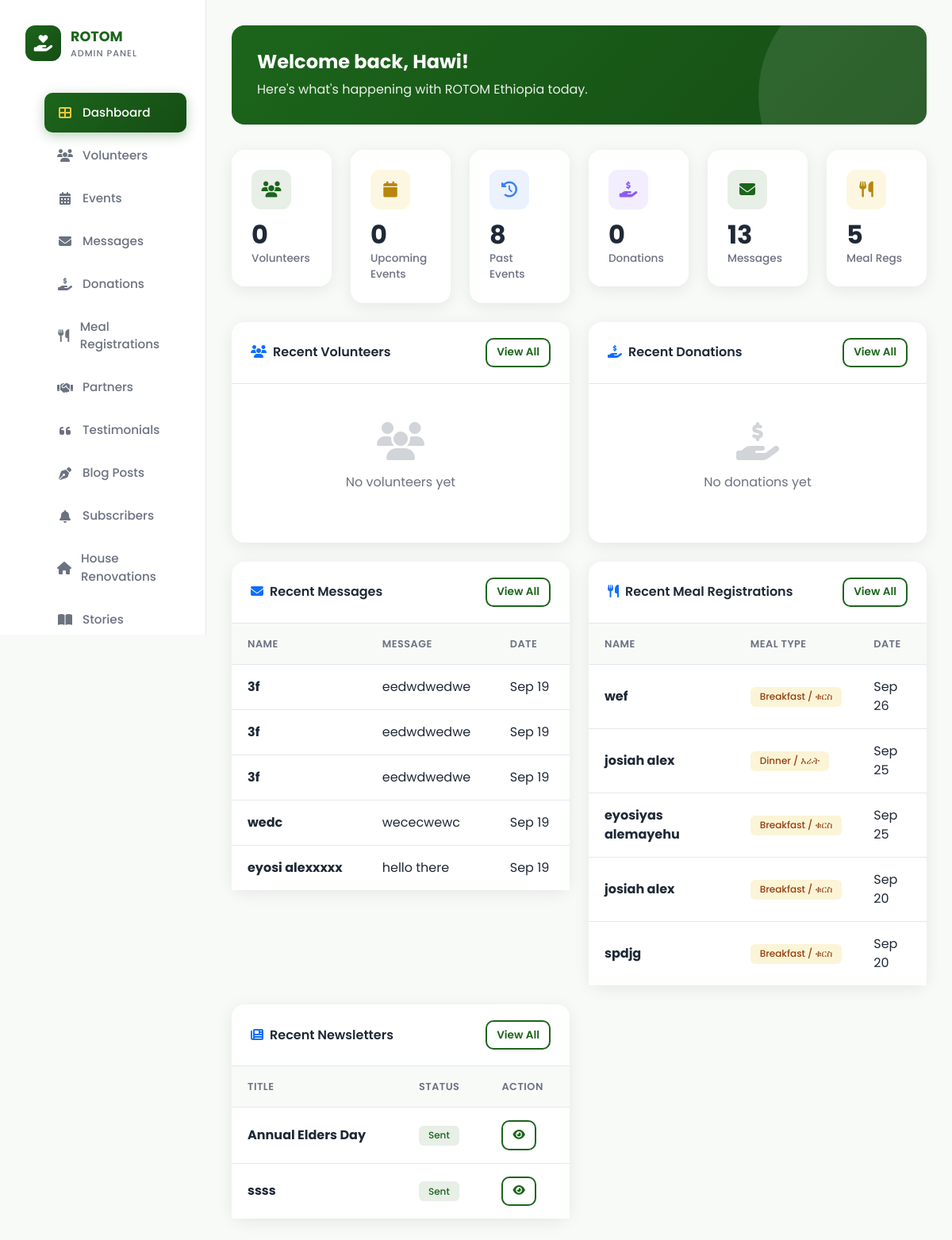
Before: /dashboard/admin-dashboard/ (signed in) with the older database file.
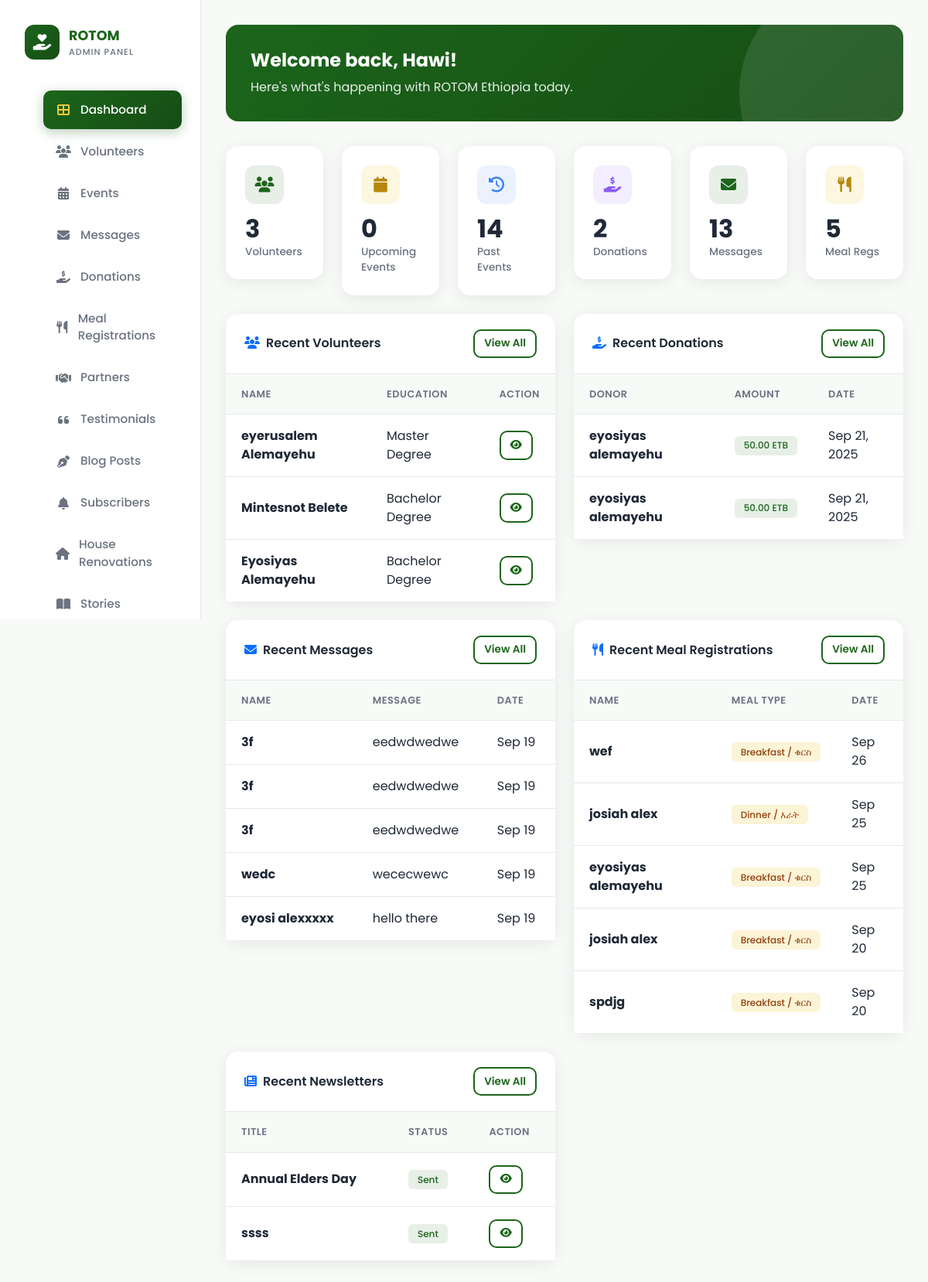
After: the same page with the newer database file.
### rotom/models.py (models this page shows, shortened)
class Contact(models.Model):
    name = models.CharField(max_length=100)
    location = models.CharField(max_length=200)
    email = models.EmailField(db_index=True)
    phone_number = models.CharField(max_length=15, blank=True, null=True)
    message = models.TextField()
    created_at = models.DateTimeField(auto_now_add=True, db_index=True)
    class Meta:
        ordering = ['-created_at']

class FeedingRegistration(models.Model):
    MEAL_TYPE_CHOICES = [
        ('breakfast', 'Breakfast / ቁርስ'),
        ('lunch', 'Lunch / ምሳ'),
        ('dinner', 'Dinner / እራት'),
    ]
    LOCATION_CHOICES = [
        ('addis_ababa', 'Addis Ababa / አዲስ አበባ'),
        ('bishoftu', 'Bishoftu / ቢሾፍቱ'),
        ('adama', 'Adama / አዳማ'),
        ('mojo', 'Mojo / ሞጆ'),
    ]
    full_name = models.CharField(max_length=100)
    email = models.EmailField()
    phone = models.CharField(max_length=20)
    meal_type = models.CharField(max_length=20, choices=MEAL_TYPE_CHOICES)
    location = models.CharField(max_length=20, choices=LOCATION_CHOICES)
    preferred_date = models.DateField()
    notes = models.TextField(blank=True)
    created_at = models.DateTimeField(auto_now_add=True)

class Newsletter(models.Model):
    STATUS_CHOICES = [
        ('draft', 'Draft'),
        ('sent', 'Sent'),
        ('scheduled', 'Scheduled'),
    ]
    title = models.CharField(max_length=200)
    subject = models.CharField(max_length=200)
    content = models.TextField(help_text="Newsletter content (HTML supported)")
    image = models.ImageField(upload_to='blog_images/', blank=True, null=True)
    status = models.CharField(max_length=20, choices=STATUS_CHOICES, default='draft')
    created_at = models.DateTimeField(auto_now_add=True)
    sent_at = models.DateTimeField(null=True, blank=True)
    scheduled_for = models.DateTimeField(null=True, blank=True)
    recipients_count = models.PositiveIntegerField(default=0)
    class Meta:
        ordering = ['-created_at']

class VolunteerProfile(models.Model):
    TIME_CHOICES = [
        ('morning', 'Morning'),
        ('afternoon', 'Afternoon'),
    ]
    EDUCATION_CHOICES = [
        ('high_school', 'High School'),
        ('associate_degree', 'Associate Degree'),
        ('bachelor_degree', 'Bachelor Degree'),
        ('master_degree', 'Master Degree'),
        ('doctorate', 'Doctorate'),
        ('other', 'Other'),
    ]
    GENDER_CHOICES = [
        ('male', 'Male'),
        ('female', 'Female'),
    ]
    ADDRESS_CHOICES = [
        ('addis_ababa', 'Addis Ababa'),
        ('bishoftu', 'Bishoftu'),
        ('adama', 'Adama'),
        ('debre_zeit', 'Debre Zeit'),
        ('mojo', 'Mojo'),
        ('dukem', 'Dukem'),
    ]
    first_name = models.CharField(max_length=100)
    last_name = models.CharField(max_length=100)
    gender = models.CharField(max_length=10, choices=GENDER_CHOICES, default='male')
    age = models.PositiveIntegerField()
    phone_number = models.CharField(max_length=20, unique=True)
    address = models.CharField(max_length=50, choices=ADDRESS_CHOICES, default='addis_ababa')
    education_level = models.CharField(max_length=50, choices=EDUCATION_CHOICES, default='high_school')
    days_available = models.ManyToManyField(Day, blank=True)
    times_available = models.CharField(max_length=50, choices=TIME_CHOICES, default='morning')
    interests = models.ManyToManyField(InterestCategory, blank=True)
    created_at = models.DateTimeField(auto_now_add=True, blank=True, null=True)

class Payment(models.Model):
    amount = models.DecimalField(max_digits=10, decimal_places=2)
    tx_ref = models.CharField(max_length=100, unique=True, db_index=True)
    status = models.CharField(max_length=20, default='pending', db_index=True)
    email = models.EmailField(db_index=True)
    first_name = models.CharField(max_length=100)
    last_name = models.CharField(max_length=100)
    phone_number = models.CharField(max_length=20, blank=True)
    created_at = models.DateTimeField(auto_now_add=True, db_index=True)
    updated_at = models.DateTimeField(auto_now=True)

### dashboard/views.py (the view)
# urls.py: path('admin-dashboard/', views.admin_dashboard, name='admin_dashboard'),
@staff_member_required(login_url='dashboard:login')
def admin_dashboard(request):
    from django.db.models import Count, Q
    now = timezone.now()
    stats = {
        'total_volunteers': VolunteerProfile.objects.count(),
        'total_events': Event.objects.filter(event_date__gte=now).count(),
        'total_previous_events': PreviousEvent.objects.count(),
        'total_payments': Payment.objects.filter(status='success').count(),
        'total_contacts': Contact.objects.count(),
        'total_registrations': FeedingRegistration.objects.count(),
        'total_newsletters': Newsletter.objects.count(),
        'total_subscribers': Subscriber.objects.count(),
    }
    recent_volunteers = VolunteerProfile.objects.select_related().order_by('-id')[:5]
    recent_contacts = Contact.objects.select_related().order_by('-created_at')[:5]
    recent_payments = Payment.objects.filter(status='success').select_related().order_by('-created_at')[:5]
    recent_registrations = FeedingRegistration.objects.select_related().order_by('-created_at')[:5]
    recent_newsletters = Newsletter.objects.select_related().order_by('-created_at')[:5]
    context = {
        **stats,
        'recent_volunteers': recent_volunteers,
        'recent_contacts': recent_contacts,
        'recent_payments': recent_payments,
        'recent_registrations': recent_registrations,
        'recent_newsletters': recent_newsletters,
    }
    return render(request, 'dashboard/admin_dashboard.html', context)

### rotom/context_processors.py (called while the page is built)
def navbar_pattern(request):
    try:
        active_pattern = NavbarPattern.objects.filter(is_active=True).first()
    except Exception:
        active_pattern = None
    try:
        navbar_content = {obj.key: obj.value for obj in SiteContent.objects.filter(page='navbar')}
    except Exception:
        navbar_content = {}
    return {
        'navbar_pattern': active_pattern,
        'navbar_content': navbar_content,
    }

### dashboard/templates/dashboard/admin_dashboard.html (shortened to what the changed rows need)
{% extends 'dashboard/base_admin.html' %}
{% block content %}
<div class="welcome-banner">
    <h2>Welcome back, {{ request.user.get_full_name|default:request.user.username }}!</h2>
</div>
<div class="row g-4 mb-4">
    <div class="col-lg-2 col-md-4 col-6">
        <div class="stat-card">
            <div class="stat-icon green">
                <i class="fas fa-users"></i>
            </div>
            <div class="stat-number">{{ total_volunteers }}</div>
            <div class="stat-label">Volunteers</div>
        </div>
    </div>
    <div class="col-lg-2 col-md-4 col-6">
        <div class="stat-card">
            <div class="stat-icon blue">
                <i class="fas fa-history"></i>
            </div>
            <div class="stat-number">{{ total_previous_events }}</div>
            <div class="stat-label">Past Events</div>
        </div>
    </div>
    <div class="col-lg-2 col-md-4 col-6">
        <div class="stat-card">
            <div class="stat-icon purple">
                <i class="fas fa-hand-holding-usd"></i>
            </div>
            <div class="stat-number">{{ total_payments }}</div>
            <div class="stat-label">Donations</div>
        </div>
    </div>
</div>
<div class="row g-4">
    <div class="col-lg-6">
        <div class="card">
            <div class="card-body p-0">
                {% if recent_volunteers %}
                <div class="table-responsive">
                    <table class="table">
                        <thead>
                            <tr>
                                <th>Name</th>
                                <th>Education</th>
                                <th>Action</th>
                            </tr>
                        </thead>
                        <tbody>
                            {% for volunteer in recent_volunteers %}
                            <tr>
                                <td><strong>{{ volunteer.first_name }} {{ volunteer.last_name }}</strong></td>
                                <td>{{ volunteer.get_education_level_display|title }}</td>
                                <td>
                                    <a href="{% url 'dashboard:volunteer_detail' volunteer.pk %}" class="btn btn-sm btn-outline-primary">
                                        <i class="fas fa-eye"></i>
                                    </a>
                                </td>
                            </tr>
                            {% endfor %}
                        </tbody>
                    </table>
                </div>
                {% else %}
                <div class="empty-state">
                    <i class="fas fa-users"></i>
                    <p>No volunteers yet</p>
                </div>
                {% endif %}
            </div>
        </div>
    </div>
    <div class="col-lg-6">
        <div class="card">
            <div class="card-body p-0">
                {% if recent_payments %}
                <div class="table-responsive">
                    <table class="table">
                        <thead>
                            <tr>
                                <th>Donor</th>
                                <th>Amount</th>
                                <th>Date</th>
                            </tr>
                        </thead>
                        <tbody>
                            {% for payment in recent_payments %}
                            <tr>
                                <td><strong>{{ payment.first_name }} {{ payment.last_name }}</strong></td>
                                <td><span class="badge badge-success">{{ payment.amount }} ETB</span></td>
                                <td>{{ payment.created_at|date:"M d, Y" }}</td>
                            </tr>
                            {% endfor %}
                        </tbody>
                    </table>
                </div>
                {% else %}
                <div class="empty-state">
                    <i class="fas fa-hand-holding-usd"></i>
                    <p>No donations yet</p>
                </div>
                {% endif %}
            </div>
        </div>
    </div>
    <div class="col-lg-6">
        <div class="card">
            <div class="card-body p-0">
                {% if recent_contacts %}
                <div class="table-responsive">
                    <table class="table">
                        <thead>
                            <tr>
                                <th>Name</th>
                                <th>Message</th>
                                <th>Date</th>
                            </tr>
                        </thead>
                        <tbody>
                            {% for contact in recent_contacts %}
                            <tr>
                                <td><strong>{{ contact.name }}</strong></td>
                                <td>{{ contact.message|truncatechars:40 }}</td>
                                <td>{{ contact.created_at|date:"M d" }}</td>
                            </tr>
                            {% endfor %}
                        </tbody>
                    </table>
                </div>
                {% else %}
                <div class="empty-state">
                    <i class="fas fa-envelope"></i>
                    <p>No messages yet</p>
                </div>
                {% endif %}
            </div>
        </div>
    </div>
    <div class="col-lg-6">
        <div class="card">
            <div class="card-body p-0">
                {% if recent_registrations %}
                <div class="table-responsive">
                    <table class="table">
                        <thead>
                            <tr>
                                <th>Name</th>
                                <th>Meal Type</th>
                                <th>Date</th>
                            </tr>
                        </thead>
                        <tbody>
                            {% for reg in recent_registrations %}
                            <tr>
                                <td><strong>{{ reg.full_name }}</strong></td>
                                <td><span class="badge badge-warning">{{ reg.get_meal_type_display }}</span></td>
                                <td>{{ reg.preferred_date|date:"M d" }}</td>
                            </tr>
                            {% endfor %}
                        </tbody>
                    </table>
                </div>
                {% else %}
                <div class="empty-state">
                    <i class="fas fa-utensils"></i>
                    <p>No registrations yet</p>
                </div>
                {% endif %}
            </div>
        </div>
    </div>
    <div class="col-lg-6">
        <div class="card">
            <div class="card-body p-0">
                {% if recent_newsletters %}
                <div class="table-responsive">
                    <table class="table">
                        <thead>
                            <tr>
                                <th>Title</th>
                                <th>Status</th>
                                <th>Action</th>
                            </tr>
                        </thead>
                        <tbody>
                            {% for newsletter in recent_newsletters %}
                            <tr>
                                <td><strong>{{ newsletter.title|truncatechars:25 }}</strong></td>
                                <td>
                                    <span class="badge badge-{% if newsletter.status == 'sent' %}success{% elif newsletter.status == 'scheduled' %}warning{% else %}secondary{% endif %}">
                                        {{ newsletter.get_status_display }}
                                    </span>
                                </td>
                                <td>
                                    <a href="{% url 'dashboard:newsletter_detail' newsletter.pk %}" class="btn btn-sm btn-outline-primary">
                                        <i class="fas fa-eye"></i>
                                    </a>
                                </td>
                            </tr>
                            {% endfor %}
                        </tbody>
                    </table>
                </div>
                {% else %}
                <div class="empty-state">
                    <i class="fas fa-newspaper"></i>
                    <p>No newsletters yet</p>
                </div>
                {% endif %}
            </div>
        </div>
    </div>
</div>
{% endblock %}

Changed rows visible on the page:
added VolunteerProfile: first_name "eyerusalem", last_name "Alemayehu", education_level "Master Degree"
added VolunteerProfile: first_name "Mintesnot", last_name "Belete", education_level "Bachelor Degree"
added VolunteerProfile: first_name "Eyosiyas", last_name "Alemayehu", education_level "Bachelor Degree"
now on this page (row edited): Payment: first_name "eyosiyas", last_name "alemayehu", amount "50.00", created_at "Sep 21, 2025"
now on this page (row edited): Payment: first_name "eyosiyas", last_name "alemayehu", amount "50.00", created_at "Sep 21, 2025"
Other visible differences:
{{ total_volunteers }}: "0" → "3"
{{ total_previous_events }}: "8" → "14"
{{ total_payments }}: "0" → "2"
text no longer shown: "No volunteers yet No donations yet"
text now shown: "NAME EDUCATION ACTION DONOR AMOUNT DATE"
